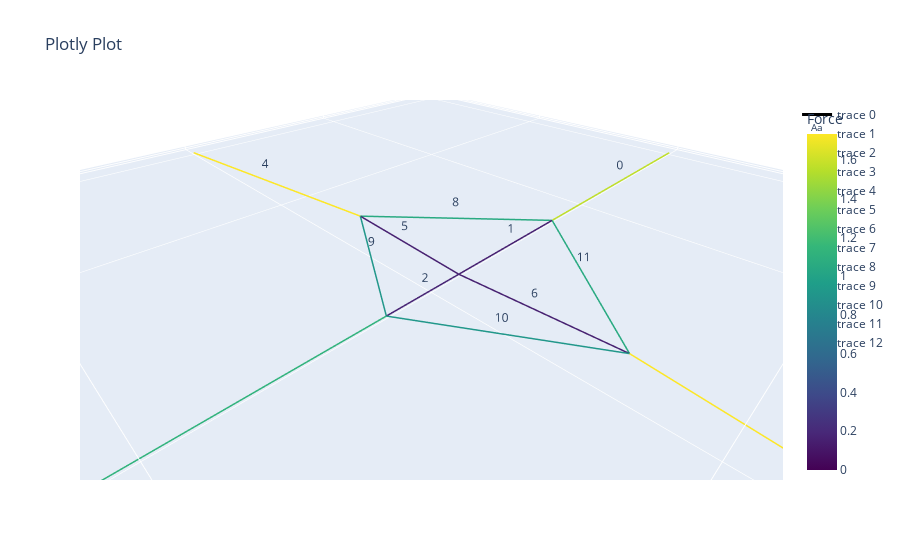

This figure's notebook cell:
### Code cell
# Note that the coordinates of the vertices will change after equilibrium is reached.
model_name  = 'Validation_structure_1'
vertices    = np.array([[-10, 0, 0], [-5, 0,0], [0, 0, 0], [5, 0, 0], [10, 0, 0], [0,-10,0], [0,-5,0], [0,5,0], [0,10,0]])*10  # The coordinates of the vertices in mm
edges       = [[0, 1], [1, 2], [2, 3], [3, 4], [5, 6], [6, 2], [2, 7], [7, 8], [1, 6], [6, 3], [3, 7], [7,1]]                  # The edges of the network.
paths       = [[0, 1, 2, 3], [4, 5, 6,7], [11, 8, 9, 10]]   # 3D printable paths. Ensure an edge is not flipped.
directions  = [1, 1, 1, 1, 1, 1, 1, 1, 1, 1, 1, 1]          # Flip the curvature of an edge by setting the direction to -1.

q_ring      = .5
q_connectors = .5
q_center    = .1
q           = np.array([q_connectors, q_center, 2*q_center, q_connectors/2, q_connectors, q_center, q_center, q_connectors, q_ring, q_ring, q_ring, q_ring])/20
fixed       = [0, 4, 5, 8]

# Create the network
net = Network_custom.from_fd(vertices, edges, q, fixed, paths = paths, dir = directions)
TPU = {'E':130, 'v':0.3897, 'p':1.18e-9, 'A':0.11*0.71, 'name': 'TPU conductive'}
net.set_material(TPU)
E = [TPU['E']]*len(net.edges)
A = [TPU['A']]*len(net.edges)
goal_lengths, l_scalar = net.materialize(E, A)

reference_point = [0,0,0]                         # The network will be scaler relative to this point
net.scale_vertices(reference_point, net.l_scalar)

net.net_plot(color=True, elables = True, vlabels = False)

### Figure 1 — Plotly figure (JSON) as saved in the notebook; plotly's stock layout.template omitted (floating-point values rounded to 4 significant figures)
{"data": [{"line": {"color": [1.569, 1.569, 0, 0.1515, 0.1515, 0, 0.171, 0.171, 0, 1.123, 1.123, 0, 1.733, 1.733, 0, 0.1566, 0.1566, 0, 0.1566, 0.1566, 0, 1.733, 1.733, 0, 1.055, 1.055, 0, 0.9149, 0.9149, 0, 0.9149, 0.9149, 0, 1.055, 1.055, 0], "colorbar": {"title": {"text": "Force"}}, "colorscale": [[0, "#440154"], [0.1111, "#482878"], [0.2222, "#3e4989"], [0.3333, "#31688e"], [0.4444, "#26828e"], [0.5556, "#1f9e89"], [0.6667, "#35b779"], [0.7778, "#6ece58"], [0.8889, "#b5de2b"], [1, "#fde725"]], "showscale": true, "width": 3}, "mode": "lines", "type": "scatter3d", "x": [-100, -37.25, null, -37.25, -6.959, null, -6.959, 10.14, null, 10.14, 100, null, 0, -8.908, null, -8.908, -6.959, null, -6.959, -8.908, null, -8.908, 0, null, -37.25, -8.908, null, -8.908, 10.14, null, 10.14, -8.908, null, -8.908, -37.25, null], "y": [0, 0, null, 0, -2.249e-15, null, -2.249e-15, -5.126e-15, null, -5.126e-15, 0, null, -100, -31.25, null, -31.25, -2.249e-15, null, -2.249e-15, 31.25, null, 31.25, 100, null, 0, -31.25, null, -31.25, -5.126e-15, null, -5.126e-15, 31.25, null, 31.25, 0, null], "z": [0, 0, null, 0, 0, null, 0, 0, null, 0, 0, null, 0, 0, null, 0, 0, null, 0, 0, null, 0, 0, null, 0, 0, null, 0, 0, null, 0, 0, null, 0, 0, null]}, {"mode": "text", "text": ["0"], "type": "scatter3d", "x": [-68.63], "y": [0], "z": [0]}, {"mode": "text", "text": ["1"], "type": "scatter3d", "x": [-22.11], "y": [-1.124e-15], "z": [0]}, {"mode": "text", "text": ["2"], "type": "scatter3d", "x": [1.59], "y": [-3.687e-15], "z": [0]}, {"mode": "text", "text": ["3"], "type": "scatter3d", "x": [55.07], "y": [-2.563e-15], "z": [0]}, {"mode": "text", "text": ["4"], "type": "scatter3d", "x": [-4.454], "y": [-65.62], "z": [0]}, {"mode": "text", "text": ["5"], "type": "scatter3d", "x": [-7.933], "y": [-15.62], "z": [0]}, {"mode": "text", "text": ["6"], "type": "scatter3d", "x": [-7.933], "y": [15.62], "z": [0]}, {"mode": "text", "text": ["7"], "type": "scatter3d", "x": [-4.454], "y": [65.62], "z": [0]}, {"mode": "text", "text": ["8"], "type": "scatter3d", "x": [-23.08], "y": [-15.62], "z": [0]}, {"mode": "text", "text": ["9"], "type": "scatter3d", "x": [0.6149], "y": [-15.62], "z": [0]}, {"mode": "text", "text": ["10"], "type": "scatter3d", "x": [0.6149], "y": [15.62], "z": [0]}, {"mode": "text", "text": ["11"], "type": "scatter3d", "x": [-23.08], "y": [15.62], "z": [0]}], "layout": {"scene": {"aspectmode": "data"}, "title": {"text": "Plotly Plot"}}}
